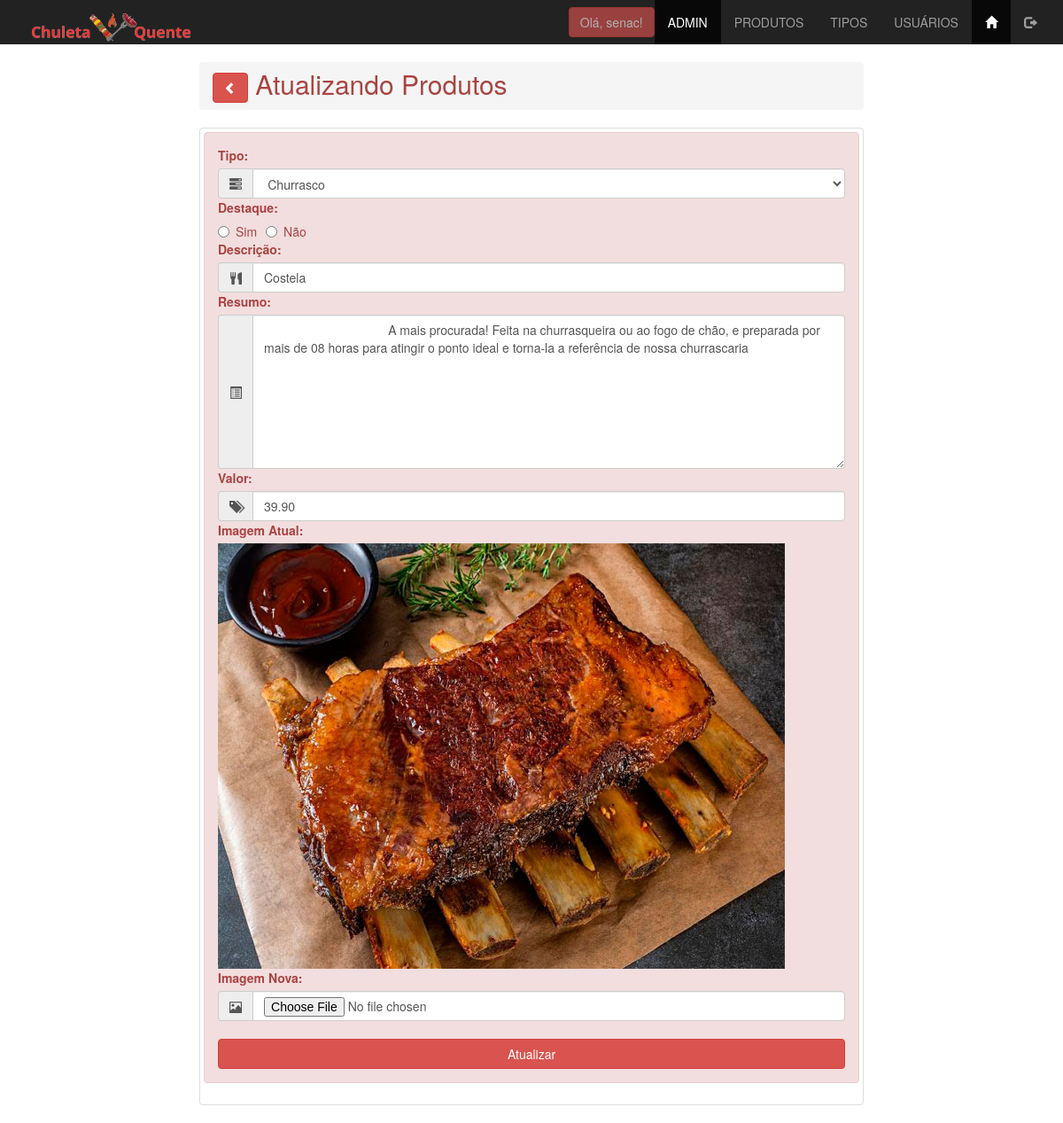
The page /admin/produto_atualiza.php?id=3 (signed in) on the database its author committed.
### tables this page shows
CREATE TABLE `produtos` (
  `id` int(11) NOT NULL,
  `tipo_id` int(11) NOT NULL,
  `descricao` varchar(100) NOT NULL,
  `resumo` varchar(1000) DEFAULT NULL,
  `valor` decimal(9,2) DEFAULT NULL,
  `imagem` varchar(50) DEFAULT NULL,
  `destaque` BIT NOT NULL DEFAULT 0
);

CREATE TABLE `tipos` (
  `id` int(11) NOT NULL,
  `sigla` varchar(3) NOT NULL,
  `rotulo` varchar(15) NOT NULL
);

### admin/produto_atualiza.php (the view, shortened to what this page needs)
<?php
    include '../conn/connect.php';
    if ($_GET) {
        $id_form = $_GET['id'];
    } else {
        $id_form = 0;
    }
    $lista = $conn->query("SELECT * FROM produtos WHERE id = $id_form");
    $row = $lista->fetch_assoc();
    $listaTipo = $conn->query("SELECT * FROM tipos ORDER BY rotulo ASC");
    $rowTipo = $listaTipo->fetch_assoc();
?>
<!DOCTYPE html>
<html lang="pt-BR">
<head>
    <link rel="stylesheet" href="../css/bootstrap.min.css">
    <link rel="stylesheet" href="../css/estilo.css">
</head>
<body>
    <?php include "menu_adm.php";?>
    <main class="container">
        <div class="row">
            <div class="col-xs-12 col-sm-offset-2 col-sm-6  col-md-8">
                <h2 class="breadcrumb text-danger">
                    <a href="produtos_lista.php">
                        <button class="btn btn-danger">
                            <span class="glyphicon glyphicon-chevron-left"></span>
                        </button>
                    </a>
                    Atualizando Produtos
                </h2>
                <div class="thumbnail">
                    <div class="alert alert-danger" role="alert">
                        <form action="produto_atualiza.php" method="post" name="form_insere"
                            enctype="multipart/form-data" id="form_insere">
                            <label for="id_tipo">Tipo:</label>
                            <div class="input-group">
                                <span class="input-group-addon">
                                    <span class="glyphicon glyphicon-tasks" aria-hidden="true"></span>
                                </span>
                                <select name="id_tipo" id="id_tipo" class="form-control" required>
                                    <?php do { ?>
                                    <option value="<?php echo $rowTipo['id'] ?>" <?php
                                                if (!(strcmp($rowTipo['id'],$row['tipo_id']))){
                                                     echo "selected=\"selected\"";
                                                }
                                            ?>>
                                        <?= $rowTipo['rotulo'] ?>
                                    </option>
                                    <?php } while ($rowTipo =$listaTipo->fetch_assoc()); ?>
                                </select>
                            </div>
                            <label for="destaque">Destaque:</label>
                            <div class="input-group">
                                <label for="destaque_s" class="radio-inline">
                                    <input type="radio" name="destaque" id="destaque" value="Sim"
                                        <?php echo $row['destaque']=='Sim'?'checked':null; ?>>Sim
                                </label>
                                <label for="destaque_n" class="radio-inline">
                                    <input type="radio" name="destaque" id="destaque" value="Não"
                                        <?php echo $row['destaque']=="Não"?'checked':null; ?>>Não
                                </label>
                            </div>
                            <label for="descri">Descrição:</label>
                            <div class="input-group">
                                <span class="input-group-addon">
                                    <span class="glyphicon glyphicon-cutlery" aria-hidden="true"></span>
                                </span>
                                <input type="text" name="descricao" id="descricao" class="form-control"
                                    placeholder="Digite a descrição do Produto" maxlength="100"
                                    value="<?php echo $row['descricao']; ?>">
                            </div>
                            <label for="resumo">Resumo:</label>
                            <div class="input-group">
                                <span class="input-group-addon">
                                    <span class="glyphicon glyphicon-list-alt" aria-hidden="true"></span>
                                </span>
                                <textarea name="resumo" id="resumo" cols="30" rows="8" class="form-control"
                                    placeholder="Digite os detalhes do Produto">
                                    <?php echo $row['resumo']; ?>
                                </textarea>
                            </div>
                            <label for="valor">Valor:</label>
                            <div class="input-group">
                                <span class="input-group-addon">
                                    <span class="glyphicon glyphicon-tags" aria-hidden="true"></span>
                                </span>
                                <input type="number" name="valor" id="valor" class="form-control" required min="0"
                                    step="0.01" value="<?php echo $row['valor']; ?>">
                            </div>
                            <label for="imagem_atual">Imagem Atual:</label>
                            <img src="../images/<?php echo $row['imagem']; ?>" alt="" srcset="">
                            <label for="imagem">Imagem Nova:</label>
                            <div class="input-group">
                                <span class="input-group-addon">
                                    <span class="glyphicon glyphicon-picture" aria-hidden="true"></span>
                                </span>
                                <input type="file" name="imagemfile" id="imagemfile" class="form-control"
                                    accept="image/*">
                            </div>
                            <br>
                            <input type="submit" name="atualizar" id="atualizar" class="btn btn-danger btn-block"
                                value="Atualizar">
                        </form>
                    </div>
                </div>
            </div>
        </div>
    </main>
</body>
</html>

### admin/menu_adm.php (shortened to what this page needs)
<nav class="nav navbar-inverse">
    <div class="container-fluid">
        <div class="navbar-header">
            <a href="index.php" class="navbar-brand">
                <img src="../images/logo-chuleta.png" alt="">
            </a>
        </div>
        <div class="collapse navbar-collapse" id="defaultNavbar">
            <ul class="nav navbar-nav navbar-right">
                <li>
                    <button type="button" class="btn btn-danger navbar-btn disabled" style="cursor: default;">
                        Olá, <?php echo($_SESSION['login_usuario']); ?>!
                    </button>
                </li>
                <li class="active"><a href="index.php">ADMIN</a></li>
                <li><a href="produtos_lista.php">PRODUTOS</a></li>
                <li><a href="tipos_lista.php">TIPOS</a></li>
                <li><a href="usuarios_lista.php">USUÁRIOS</a></li>
                <li class="active">
                    <a href="../index.php">
                        <span class="glyphicon glyphicon-home"></span>
                    </a>
                </li>
                <li>
                    <a href="logout.php">
                        <span class="glyphicon glyphicon-log-out"></span>
                    </a>
                </li>
            </ul>
        </div>
    </div>
</nav>

### rows shown on the page
produtos: id_tipo "Churrasco", destaque "☐ Destaque:", descricao "Costela", resumo "A mais procurada! Feita na churrasqueira ou ao fogo de chão, e preparada por mais de 08 horas para atingir o ponto ideal e torna-la a referência de nossa churrascaria", valor "39.90", imagem (picture)

### other values the page prints
$_SESSION['login_usuario'] "senac"
